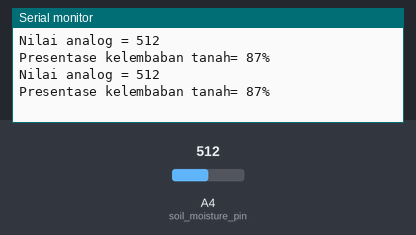
Recording of a sketch running on a simulated Arduino Uno, built with avr-gcc and run on an emulated ATmega328P. Shown: the last lines printed to the serial monitor. The inputs (shaded band) are chosen by the test bench; at power-on: A4 (soil_moisture_pin) = 512.

Above: at 11.3 s.
11.4 s: A4 (soil_moisture_pin) set to 716
At 21.5 s:
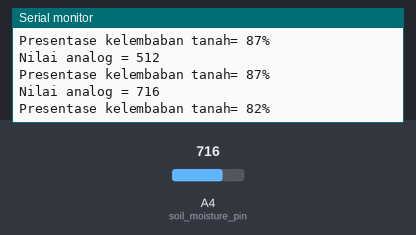
21.9 s: A4 (soil_moisture_pin) set to 900
At 31.9 s:
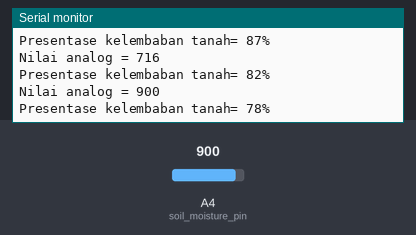
Timing chart, 0 to 33.4 s (numbered marks = the images above; inputs shaded):
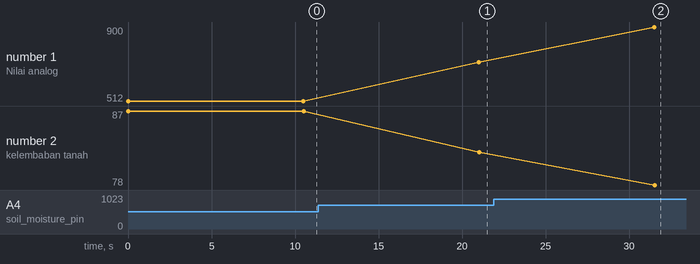

Measured:
- after the input at 11.4 s, the serial monitor: prints a new line after 9.6 s (image 1)
- after the input at 21.9 s, the serial monitor: prints a new line after 9.6 s (image 2)
- plotted number 1: 512 → 716 after the input at 11.4 s, 716 → 900 after the input at 21.9 s
- plotted number 2: 87 → 82 after the input at 11.4 s, 82 → 78 after the input at 21.9 s

The sketch:

TEs.ino
```cpp
#define soil_moisture_pin 4

void setup() {
  Serial.begin(9600);
}

void loop() {
  // Serial.println(analogRead(soil_moisture_pin));
  mois();
  delay(10000);
}

void mois(){
  int val = analogRead(soil_moisture_pin);
  int soilmoisturepercent = map(val, 4095, 0, 0, 100);
  // itoa(soilmoisturepercent, soilMoistureStr, 10);

  Serial.print("Nilai analog = ");
  Serial.println(val);

  Serial.print("Presentase kelembaban tanah= ");
  Serial.print(soilmoisturepercent);
  Serial.println("% ");
  delay(500);
}
```
